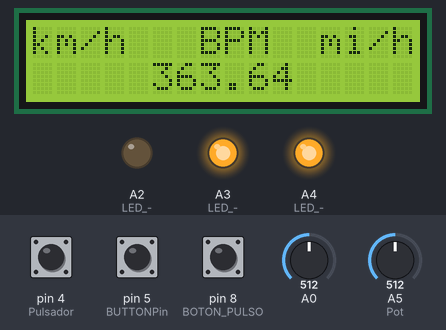
Bench run of a sketch on a simulated Arduino Uno, built with avr-gcc and run on an emulated ATmega328P. Shown: 16×2 character LCD, output pins drawn as LEDs (lit = HIGH). The test bench sets the inputs (shaded band); at power-on: pin 4 (Pulsador) LOW, A5 (Pot) = 512, pin 8 (BOTON_PULSO) HIGH, pin 5 (BUTTONPin) LOW, A0 = 512. What the sketch prints to the serial monitor is not drawn.

Above: at 1.2 s.
1.3 s: pin 4 (Pulsador) pulled HIGH for 0.15 s
At 1.9 s:
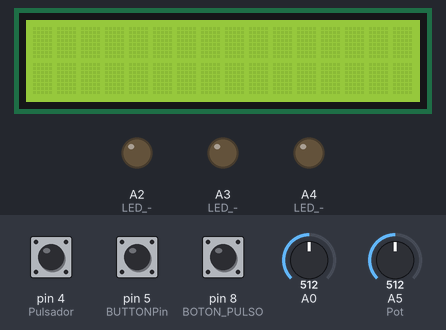
3.0 s: pin 4 (Pulsador) pulled HIGH for 1 s
At 3.5 s:
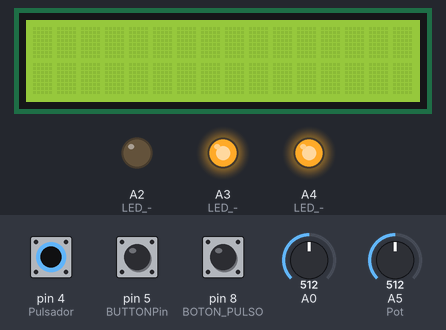
5.5 s: A5 (Pot) set to 667
7.0 s: A5 (Pot) set to 689
At 8.0 s:
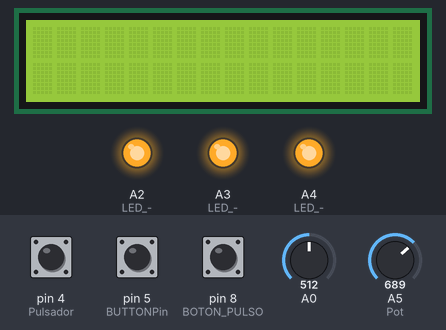
8.5 s: pin 8 (BOTON_PULSO) pulled LOW for 0.15 s
At 9.4 s:
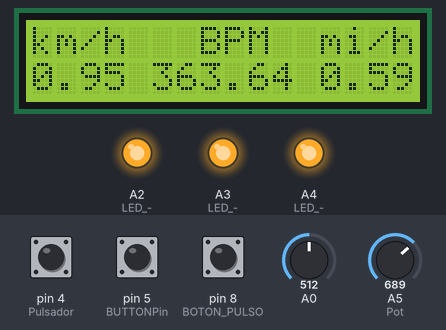
10.1 s: A5 (Pot) set to 306
At 11.4 s:
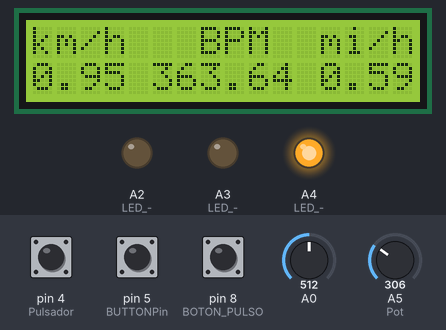
Timing chart, 0 to 12.6 s (numbered marks = the images above; inputs shaded):
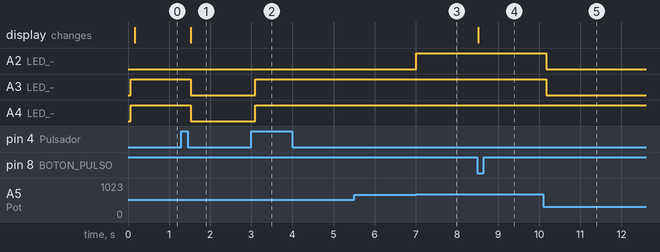

The sketch:

proyecto.ino
```cpp
//////////
///LCD///////
#include <LiquidCrystal.h>

#define RS 6
#define EN 7
#define D4 9
#define D5 10
#define D6 11
#define D7 12
/////////

#define BOTON_PULSO 8//boton velocidad
#define BUTTONPin 5//boton heartbeat

#define Pulsador 4//encendido y apagado

////variables de interruptor
int strt = 0;
int estadoAC = 0;
int estadoAN = 0;
/////////
int Pot = 5; // Potenciometro = Pin A5 del Arduino
int valor; // Variable donde almacenamos el valor obtenido del Pot
int bpm;
bool buttonState, previousState, buttonStateh, previousStateh;
unsigned long tiempo, lastTiempo,tiempoh, lastTiempoh;
float sec, inter, vel, c,interh;

LiquidCrystal lcd(RS, EN, D4, D5, D6, D7);

void setup()
{

  lcd.begin(16, 2);
  Serial.begin(9600);

  pinMode(Pulsador, INPUT);
  pinMode(13, OUTPUT); //voltaje lcd
  digitalWrite(13, LOW); //lcd encendido/apagado
  pinMode(BOTON_PULSO, INPUT);//boton velocidad
  pinMode(BUTTONPin, INPUT);//boton heart

  //LEDS de resistencia
  pinMode(A4, OUTPUT); //LED -> SALIDA
  pinMode(A3, OUTPUT); //LED -> SALIDA
  pinMode(A2, OUTPUT); //LED -> SALIDA
  digitalWrite(A4, LOW);
  digitalWrite(A3, LOW);
  digitalWrite(A2, LOW);

  lcd.clear();
  lcd.print("km/h");
  lcd.setCursor(7, 0);
  lcd.print("BPM");
  lcd.setCursor(12, 0);
  lcd.print("mi/h");

  previousState = false;

  lastTiempo = 0;

}

void loop()
{
  //Interruptor
  estadoAC = digitalRead(Pulsador);
  if (estadoAC && estadoAN == 0)
  {
    strt = 1 - strt;
    delay(100);
  }
  estadoAN = estadoAC;

  //Cuerpo de instrucciones
  if (strt == 0) {

    //Potenciometros resistencia
    valor = analogRead(Pot) / 4; // Pot -> valor (Analogica)
    // 0 - 1023 /4 -> 0 - 255
    //Serial.println(valor);
    if (valor <= 85)
    {
      digitalWrite(A4, HIGH);
      digitalWrite(A3, LOW);
      digitalWrite(A2, LOW);
      c = 0.5;
    }

    if (valor >= 86 && valor < 170)
    {
      digitalWrite(A4, HIGH);
      digitalWrite(A3, HIGH);
      digitalWrite(A2, LOW);
      c = 1;
    }

    if (valor >= 170)
    {
      digitalWrite(A4, HIGH);
      digitalWrite(A3, HIGH);
      digitalWrite(A2, HIGH);
      c = 1.5;
    }

    //velocidad
    buttonState = !digitalRead(BOTON_PULSO);
    if (previousState == false && buttonState == true)
    {
      tiempo = millis();
      lcd.display();
      lcd.setCursor(0, 1);
      inter = tiempo - lastTiempo;
      sec = inter / 1000;
      vel = c * 3600 * (0.0015 / sec);
      lcd.print(vel);
      lastTiempo = tiempo;

      //millas
      lcd.setCursor(12, 1);
      lcd.print(vel / 1.609);
    }
    previousState = buttonState;

    //fotoresis
    int ldr = analogRead(A0);
    //Serial.println(ldr);
    delay(100);
    if (ldr > 800)
    {
      digitalWrite(13, HIGH);
    }
    else
    {
      digitalWrite(13, LOW);
    }

    //Heartbeat
    buttonStateh = !digitalRead(BUTTONPin);
    if (previousStateh == false && buttonStateh == true)
    {
      tiempoh = millis();
      lcd.setCursor(5, 1);
      interh = tiempoh - lastTiempoh;
      lastTiempoh = tiempoh;
      //bpm=60000/interh;
      lcd.print(60000/interh);
    }
    previousStateh = buttonStateh;
    delay(50);

  }
  /////else interruptor apagado
  else
  {
    digitalWrite(13, LOW);
    digitalWrite(A4, LOW);
    digitalWrite(A3, LOW);
    digitalWrite(A2, LOW);
    lcd.noDisplay();
  }

  Serial.println(strt);//imprimir el estado del interruptor

}
```

Measured:
- the behaviour switches between 679 and 680 on A5 (Pot) (found by bisection; images 2 and 3)
- after the input at 1.3 s, A3 (LED_-), A4 (LED_-): HIGH → LOW after 0.22 s; the display: changes after 0.22 s (image 1)
- after the input at 3.0 s, A3 (LED_-), A4 (LED_-): LOW → HIGH after 0.10 s
- after the input at 5.5 s, every drawn part: stays the same
- after the input at 7.0 s, A2 (LED_-): LOW → HIGH at once
- after the input at 8.5 s, the display: changes at once (image 4)
- after the input at 10.1 s, A2 (LED_-), A3 (LED_-): HIGH → LOW after 0.07 s
